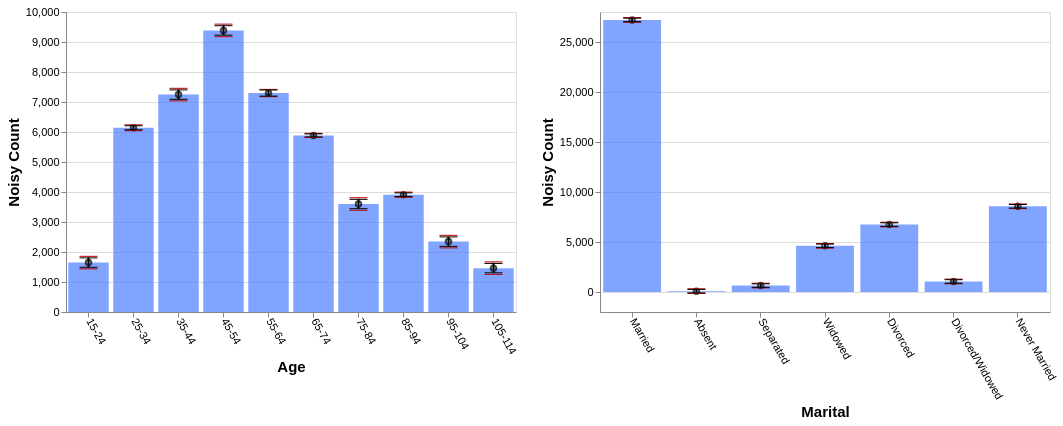

Vega-Lite specification for this chart:
### Vega-Lite specification from a JSON file in a GitHub repository (floating-point values rounded to 4 significant figures)
{"config": {"view": {"continuousWidth": 400, "continuousHeight": 300}, "axis": {"labelFontSize": 11, "titleFontSize": 15}, "axisBottom": {"labelAngle": 60}}, "hconcat": [{"layer": [{"mark": "bar", "encoding": {"color": {"value": "transparent"}, "tooltip": [{"aggregate": "sum", "field": "noisy_count", "title": "noisy count", "type": "quantitative"}, {"aggregate": "sum", "field": "noisy_count_prev", "title": "prev count", "type": "quantitative"}, {"aggregate": "sum", "field": "error", "title": "current error", "type": "quantitative"}, {"aggregate": "sum", "field": "error_prev", "title": "prev error", "type": "quantitative"}], "x": {"field": "age", "sort": null, "title": "Age", "type": "ordinal"}}, "height": 300, "selection": {"selector605": {"type": "interval", "encodings": ["x"]}}, "transform": [{"filter": {"selection": "selector606"}}], "width": 450}, {"mark": {"type": "bar", "color": "gray", "opacity": 0}, "encoding": {"x": {"field": "age", "sort": null, "title": "Age", "type": "ordinal"}, "y": {"aggregate": "sum", "field": "noisy_count_prev", "type": "quantitative"}}, "transform": [{"filter": {"selection": "selector606"}}]}, {"mark": {"type": "bar", "color": "#4C7FFF", "opacity": 0.7}, "encoding": {"x": {"field": "age", "sort": null, "title": "Age", "type": "ordinal"}, "y": {"aggregate": "sum", "field": "noisy_count", "type": "quantitative"}}, "transform": [{"filter": {"selection": "selector606"}}]}, {"mark": {"type": "point", "color": "black", "opacity": 0.7}, "encoding": {"x": {"field": "age", "sort": null, "title": "Age", "type": "ordinal"}, "y": {"aggregate": "sum", "field": "noisy_count", "title": "Noisy Count", "type": "quantitative"}}, "transform": [{"filter": {"selection": "selector606"}}]}, {"mark": {"type": "rule", "color": "#B6B6B6", "size": 2, "strokeDash": [3, 3]}, "encoding": {"x": {"field": "age", "sort": null, "title": "Age", "type": "ordinal"}, "y": {"aggregate": "sum", "field": "plus_error_prev_age", "title": "", "type": "quantitative"}, "y2": {"aggregate": "sum", "field": "minus_error_prev_age", "title": ""}}, "transform": [{"filter": {"selection": "selector606"}}]}, {"mark": {"type": "tick", "color": "#B90000", "size": 0, "strokeDash": [1, 1]}, "encoding": {"x": {"field": "age", "sort": null, "title": "Age", "type": "ordinal"}, "y": {"aggregate": "sum", "field": "plus_error_prev_age", "type": "quantitative"}}, "transform": [{"filter": {"selection": "selector606"}}]}, {"mark": {"type": "tick", "color": "#B90000", "size": 0, "strokeDash": [3, 1]}, "encoding": {"x": {"field": "age", "sort": null, "title": "Age", "type": "ordinal"}, "y": {"aggregate": "sum", "field": "minus_error_prev_age", "type": "quantitative"}}, "transform": [{"filter": {"selection": "selector606"}}]}, {"mark": {"type": "rule", "color": "black", "size": 2}, "encoding": {"x": {"field": "age", "sort": null, "title": "Age", "type": "ordinal"}, "y": {"aggregate": "sum", "field": "plus_error", "title": "", "type": "quantitative"}, "y2": {"aggregate": "sum", "field": "minus_error", "title": ""}}, "transform": [{"filter": {"selection": "selector606"}}]}, {"mark": {"type": "tick", "color": "black", "width": 0}, "encoding": {"x": {"field": "age", "sort": null, "title": "Age", "type": "ordinal"}, "y": {"aggregate": "sum", "field": "plus_error", "type": "quantitative"}}, "transform": [{"filter": {"selection": "selector606"}}]}, {"mark": {"type": "tick", "color": "black", "width": 0}, "encoding": {"x": {"field": "age", "sort": null, "title": "Age", "type": "ordinal"}, "y": {"aggregate": "sum", "field": "minus_error", "type": "quantitative"}}, "transform": [{"filter": {"selection": "selector606"}}]}]}, {"layer": [{"mark": "bar", "encoding": {"color": {"value": "transparent"}, "tooltip": [{"aggregate": "sum", "field": "noisy_count", "title": "noisy count", "type": "quantitative"}, {"aggregate": "sum", "field": "noisy_count_prev", "title": "prev count", "type": "quantitative"}, {"aggregate": "sum", "field": "error", "title": "current error", "type": "quantitative"}, {"aggregate": "sum", "field": "error_prev", "title": "prev error", "type": "quantitative"}], "x": {"field": "marital", "sort": null, "title": "Marital", "type": "ordinal"}}, "height": 300, "selection": {"selector606": {"type": "interval", "encodings": ["x"]}}, "transform": [{"filter": {"selection": "selector605"}}], "width": 450}, {"mark": {"type": "bar", "color": "gray", "opacity": 0}, "encoding": {"x": {"field": "marital", "sort": null, "title": "Marital", "type": "ordinal"}, "y": {"aggregate": "sum", "field": "noisy_count_prev", "type": "quantitative"}}, "transform": [{"filter": {"selection": "selector605"}}]}, {"mark": {"type": "bar", "color": "#4C7FFF", "opacity": 0.7}, "encoding": {"x": {"field": "marital", "sort": null, "title": "Marital", "type": "ordinal"}, "y": {"aggregate": "sum", "field": "noisy_count", "type": "quantitative"}}, "transform": [{"filter": {"selection": "selector605"}}]}, {"mark": {"type": "point", "color": "black", "opacity": 0.7}, "encoding": {"x": {"field": "marital", "sort": null, "title": "Marital", "type": "ordinal"}, "y": {"aggregate": "sum", "field": "noisy_count", "title": "Noisy Count", "type": "quantitative"}}, "transform": [{"filter": {"selection": "selector605"}}]}, {"mark": {"type": "rule", "color": "#B6B6B6", "size": 2, "strokeDash": [3, 3]}, "encoding": {"x": {"field": "marital", "sort": null, "title": "Marital", "type": "ordinal"}, "y": {"aggregate": "sum", "field": "plus_error_prev_marital", "title": "", "type": "quantitative"}, "y2": {"aggregate": "sum", "field": "minus_error_prev_marital", "title": ""}}, "transform": [{"filter": {"selection": "selector605"}}]}, {"mark": {"type": "tick", "color": "#B90000", "size": 0, "strokeDash": [1, 1]}, "encoding": {"x": {"field": "marital", "sort": null, "title": "Marital", "type": "ordinal"}, "y": {"aggregate": "sum", "field": "plus_error_prev_marital", "type": "quantitative"}}, "transform": [{"filter": {"selection": "selector605"}}]}, {"mark": {"type": "tick", "color": "#B90000", "size": 0, "strokeDash": [3, 1]}, "encoding": {"x": {"field": "marital", "sort": null, "title": "Marital", "type": "ordinal"}, "y": {"aggregate": "sum", "field": "minus_error_prev_marital", "type": "quantitative"}}, "transform": [{"filter": {"selection": "selector605"}}]}, {"mark": {"type": "rule", "color": "black", "size": 2}, "encoding": {"x": {"field": "marital", "sort": null, "title": "Marital", "type": "ordinal"}, "y": {"aggregate": "sum", "field": "plus_error", "title": "", "type": "quantitative"}, "y2": {"aggregate": "sum", "field": "minus_error", "title": ""}}, "transform": [{"filter": {"selection": "selector605"}}]}, {"mark": {"type": "tick", "color": "black", "width": 0}, "encoding": {"x": {"field": "marital", "sort": null, "title": "Marital", "type": "ordinal"}, "y": {"aggregate": "sum", "field": "plus_error", "type": "quantitative"}}, "transform": [{"filter": {"selection": "selector605"}}]}, {"mark": {"type": "tick", "color": "black", "width": 0}, "encoding": {"x": {"field": "marital", "sort": null, "title": "Marital", "type": "ordinal"}, "y": {"aggregate": "sum", "field": "minus_error", "type": "quantitative"}}, "transform": [{"filter": {"selection": "selector605"}}]}]}], "data": {"name": "data-dea9b4447379da434cdc43687cb38ff4"}, "$schema": "https://vega.github.io/schema/vega-lite/v4.17.0.json", "datasets": {"data-dea9b4447379da434cdc43687cb38ff4": [{"age": "15-24", "marital": "Married", "noisy_count": 334.3, "true_count": 295.0, "plus_error": 356.6, "minus_error": 311.9, "error": 22.4, "noisy_count_prev": 349.4, "true_count_prev": 295.0, "plus_error_prev": 379.2, "minus_error_prev": 319.6, "error_prev": 29.8, "plus_error_prev_age": 376.6, "minus_error_prev_age": 317.0, "plus_error_prev_marital": 378.0, "minus_error_prev_marital": 318.4}, {"age": "15-24", "marital": "Absent", "noisy_count": 21.3, "true_count": 13.0, "plus_error": 43.7, "minus_error": -1.0, "error": 22.4, "noisy_count_prev": 19.7, "true_count_prev": 13.0, "plus_error_prev": 49.5, "minus_error_prev": -10.2, "error_prev": 29.8, "plus_error_prev_age": 46.93, "minus_error_prev_age": -12.77, "plus_error_prev_marital": 48.78, "minus_error_prev_marital": -10.92}, {"age": "15-24", "marital": "Separated", "noisy_count": 2.3, "true_count": 18.0, "plus_error": 24.7, "minus_error": -20.1, "error": 22.4, "noisy_count_prev": -0.6, "true_count_prev": 18.0, "plus_error_prev": 29.2, "minus_error_prev": -30.4, "error_prev": 29.8, "plus_error_prev_age": 26.63, "minus_error_prev_age": -32.97, "plus_error_prev_marital": 30.78, "minus_error_prev_marital": -28.82}, {"age": "15-24", "marital": "Widowed", "noisy_count": -35.0, "true_count": 2.0, "plus_error": -12.7, "minus_error": -57.4, "error": 22.4, "noisy_count_prev": -26.2, "true_count_prev": 2.0, "plus_error_prev": 3.6, "minus_error_prev": -56.0, "error_prev": 29.8, "plus_error_prev_age": 1.029, "minus_error_prev_age": -58.57, "plus_error_prev_marital": 3.04, "minus_error_prev_marital": -56.56}, {"age": "15-24", "marital": "Divorced", "noisy_count": 138.4, "true_count": 22.0, "plus_error": 160.8, "minus_error": 116.1, "error": 22.4, "noisy_count_prev": 130.5, "true_count_prev": 22.0, "plus_error_prev": 160.3, "minus_error_prev": 100.7, "error_prev": 29.8, "plus_error_prev_age": 157.7, "minus_error_prev_age": 98.13, "plus_error_prev_marital": 160.3, "minus_error_prev_marital": 100.7}, {"age": "15-24", "marital": "Divorced/Widowed", "noisy_count": -5.9, "true_count": 16.0, "plus_error": 16.5, "minus_error": -28.2, "error": 22.4, "noisy_count_prev": 3.6, "true_count_prev": 16.0, "plus_error_prev": 33.4, "minus_error_prev": -26.2, "error_prev": 29.8, "plus_error_prev_age": 30.83, "minus_error_prev_age": -28.77, "plus_error_prev_marital": 28.79, "minus_error_prev_marital": -30.81}, {"age": "15-24", "marital": "Never Married", "noisy_count": 1192.0, "true_count": 1190.0, "plus_error": 1214.0, "minus_error": 1170.0, "error": 22.4, "noisy_count_prev": 1189.0, "true_count_prev": 1190.0, "plus_error_prev": 1219.0, "minus_error_prev": 1159.0, "error_prev": 29.8, "plus_error_prev_age": 1216.0, "minus_error_prev_age": 1157.0, "plus_error_prev_marital": 1214.0, "minus_error_prev_marital": 1154.0}, {"age": "25-34", "marital": "Married", "noisy_count": 2777.0, "true_count": 2764.0, "plus_error": 2787.0, "minus_error": 2767.0, "error": 9.7, "noisy_count_prev": 2785.0, "true_count_prev": 2764.0, "plus_error_prev": 2798.0, "minus_error_prev": 2771.0, "error_prev": 13.8, "plus_error_prev_age": 2799.0, "minus_error_prev_age": 2771.0, "plus_error_prev_marital": 2797.0, "minus_error_prev_marital": 2770.0}, {"age": "25-34", "marital": "Absent", "noisy_count": 8.8, "true_count": 33.0, "plus_error": 18.5, "minus_error": -0.9, "error": 9.7, "noisy_count_prev": 8.5, "true_count_prev": 33.0, "plus_error_prev": 22.3, "minus_error_prev": -5.3, "error_prev": 13.8, "plus_error_prev_age": 22.5, "minus_error_prev_age": -5.1, "plus_error_prev_marital": 21.58, "minus_error_prev_marital": -6.02}, {"age": "25-34", "marital": "Separated", "noisy_count": 55.5, "true_count": 77.0, "plus_error": 65.2, "minus_error": 45.8, "error": 9.7, "noisy_count_prev": 60.8, "true_count_prev": 77.0, "plus_error_prev": 74.6, "minus_error_prev": 47.0, "error_prev": 13.8, "plus_error_prev_age": 74.8, "minus_error_prev_age": 47.2, "plus_error_prev_marital": 76.18, "minus_error_prev_marital": 48.58}, {"age": "25-34", "marital": "Widowed", "noisy_count": 13.8, "true_count": 11.0, "plus_error": 23.5, "minus_error": 4.1, "error": 9.7, "noisy_count_prev": 5.3, "true_count_prev": 11.0, "plus_error_prev": 19.1, "minus_error_prev": -8.5, "error_prev": 13.8, "plus_error_prev_age": 19.3, "minus_error_prev_age": -8.3, "plus_error_prev_marital": 18.54, "minus_error_prev_marital": -9.06}, {"age": "25-34", "marital": "Divorced", "noisy_count": 354.9, "true_count": 372.0, "plus_error": 364.6, "minus_error": 345.2, "error": 9.7, "noisy_count_prev": 347.8, "true_count_prev": 372.0, "plus_error_prev": 361.6, "minus_error_prev": 334.0, "error_prev": 13.8, "plus_error_prev_age": 361.8, "minus_error_prev_age": 334.2, "plus_error_prev_marital": 361.6, "minus_error_prev_marital": 334.0}, {"age": "25-34", "marital": "Divorced/Widowed", "noisy_count": 221.0, "true_count": 189.0, "plus_error": 230.7, "minus_error": 211.3, "error": 9.7, "noisy_count_prev": 220.8, "true_count_prev": 189.0, "plus_error_prev": 234.6, "minus_error_prev": 207.0, "error_prev": 13.8, "plus_error_prev_age": 234.8, "minus_error_prev_age": 207.2, "plus_error_prev_marital": 230.0, "minus_error_prev_marital": 202.4}, {"age": "25-34", "marital": "Never Married", "noisy_count": 2710.0, "true_count": 2691.0, "plus_error": 2720.0, "minus_error": 2700.0, "error": 9.7, "noisy_count_prev": 2712.0, "true_count_prev": 2691.0, "plus_error_prev": 2726.0, "minus_error_prev": 2698.0, "error_prev": 13.8, "plus_error_prev_age": 2726.0, "minus_error_prev_age": 2698.0, "plus_error_prev_marital": 2721.0, "minus_error_prev_marital": 2693.0}, {"age": "35-44", "marital": "Married", "noisy_count": 4290.0, "true_count": 4273.0, "plus_error": 4313.0, "minus_error": 4268.0, "error": 22.4, "noisy_count_prev": 4296.0, "true_count_prev": 4273.0, "plus_error_prev": 4326.0, "minus_error_prev": 4266.0, "error_prev": 29.8, "plus_error_prev_age": 4322.0, "minus_error_prev_age": 4263.0, "plus_error_prev_marital": 4325.0, "minus_error_prev_marital": 4265.0}, {"age": "35-44", "marital": "Absent", "noisy_count": 113.2, "true_count": 31.0, "plus_error": 135.5, "minus_error": 90.8, "error": 22.4, "noisy_count_prev": 111.0, "true_count_prev": 31.0, "plus_error_prev": 140.9, "minus_error_prev": 81.2, "error_prev": 29.8, "plus_error_prev_age": 136.9, "minus_error_prev_age": 77.21, "plus_error_prev_marital": 140.2, "minus_error_prev_marital": 80.48}, {"age": "35-44", "marital": "Separated", "noisy_count": 136.2, "true_count": 96.0, "plus_error": 158.6, "minus_error": 113.9, "error": 22.4, "noisy_count_prev": 114.1, "true_count_prev": 96.0, "plus_error_prev": 143.9, "minus_error_prev": 84.3, "error_prev": 29.8, "plus_error_prev_age": 139.9, "minus_error_prev_age": 80.31, "plus_error_prev_marital": 145.5, "minus_error_prev_marital": 85.88}, {"age": "35-44", "marital": "Widowed", "noisy_count": -0.5, "true_count": 57.0, "plus_error": 21.8, "minus_error": -22.9, "error": 22.4, "noisy_count_prev": 15.3, "true_count_prev": 57.0, "plus_error_prev": 45.1, "minus_error_prev": -14.5, "error_prev": 29.8, "plus_error_prev_age": 41.11, "minus_error_prev_age": -18.49, "plus_error_prev_marital": 44.54, "minus_error_prev_marital": -15.06}, {"age": "35-44", "marital": "Divorced", "noisy_count": 903.8, "true_count": 905.0, "plus_error": 926.2, "minus_error": 881.5, "error": 22.4, "noisy_count_prev": 900.3, "true_count_prev": 905.0, "plus_error_prev": 930.1, "minus_error_prev": 870.5, "error_prev": 29.8, "plus_error_prev_age": 926.1, "minus_error_prev_age": 866.5, "plus_error_prev_marital": 930.1, "minus_error_prev_marital": 870.5}, {"age": "35-44", "marital": "Divorced/Widowed", "noisy_count": 237.3, "true_count": 286.0, "plus_error": 259.7, "minus_error": 214.9, "error": 22.4, "noisy_count_prev": 245.5, "true_count_prev": 286.0, "plus_error_prev": 275.3, "minus_error_prev": 215.6, "error_prev": 29.8, "plus_error_prev_age": 271.3, "minus_error_prev_age": 211.6, "plus_error_prev_marital": 270.7, "minus_error_prev_marital": 211.0}, {"age": "35-44", "marital": "Never Married", "noisy_count": 1567.0, "true_count": 1684.0, "plus_error": 1590.0, "minus_error": 1545.0, "error": 22.4, "noisy_count_prev": 1593.0, "true_count_prev": 1684.0, "plus_error_prev": 1623.0, "minus_error_prev": 1563.0, "error_prev": 29.8, "plus_error_prev_age": 1619.0, "minus_error_prev_age": 1559.0, "plus_error_prev_marital": 1618.0, "minus_error_prev_marital": 1558.0}, {"age": "45-54", "marital": "Married", "noisy_count": 5517.0, "true_count": 5589.0, "plus_error": 5539.0, "minus_error": 5495.0, "error": 22.4, "noisy_count_prev": 5520.0, "true_count_prev": 5589.0, "plus_error_prev": 5550.0, "minus_error_prev": 5490.0, "error_prev": 29.8, "plus_error_prev_age": 5551.0, "minus_error_prev_age": 5491.0, "plus_error_prev_marital": 5548.0, "minus_error_prev_marital": 5489.0}, {"age": "45-54", "marital": "Absent", "noisy_count": 78.9, "true_count": 27.0, "plus_error": 101.2, "minus_error": 56.5, "error": 22.4, "noisy_count_prev": 79.8, "true_count_prev": 27.0, "plus_error_prev": 109.7, "minus_error_prev": 50.0, "error_prev": 29.8, "plus_error_prev_age": 110.6, "minus_error_prev_age": 50.94, "plus_error_prev_marital": 109.0, "minus_error_prev_marital": 49.28}, {"age": "45-54", "marital": "Separated", "noisy_count": 199.2, "true_count": 156.0, "plus_error": 221.5, "minus_error": 176.8, "error": 22.4, "noisy_count_prev": 194.2, "true_count_prev": 156.0, "plus_error_prev": 224.0, "minus_error_prev": 164.4, "error_prev": 29.8, "plus_error_prev_age": 224.9, "minus_error_prev_age": 165.3, "plus_error_prev_marital": 225.6, "minus_error_prev_marital": 166.0}, {"age": "45-54", "marital": "Widowed", "noisy_count": 110.5, "true_count": 143.0, "plus_error": 132.9, "minus_error": 88.1, "error": 22.4, "noisy_count_prev": 116.9, "true_count_prev": 143.0, "plus_error_prev": 146.8, "minus_error_prev": 87.1, "error_prev": 29.8, "plus_error_prev_age": 147.7, "minus_error_prev_age": 88.04, "plus_error_prev_marital": 146.2, "minus_error_prev_marital": 86.54}, {"age": "45-54", "marital": "Divorced", "noisy_count": 1722.0, "true_count": 1715.0, "plus_error": 1744.0, "minus_error": 1700.0, "error": 22.4, "noisy_count_prev": 1701.0, "true_count_prev": 1715.0, "plus_error_prev": 1731.0, "minus_error_prev": 1671.0, "error_prev": 29.8, "plus_error_prev_age": 1732.0, "minus_error_prev_age": 1672.0, "plus_error_prev_marital": 1731.0, "minus_error_prev_marital": 1671.0}, {"age": "45-54", "marital": "Divorced/Widowed", "noisy_count": 308.7, "true_count": 379.0, "plus_error": 331.1, "minus_error": 286.3, "error": 22.4, "noisy_count_prev": 320.7, "true_count_prev": 379.0, "plus_error_prev": 350.5, "minus_error_prev": 290.9, "error_prev": 29.8, "plus_error_prev_age": 351.4, "minus_error_prev_age": 291.8, "plus_error_prev_marital": 345.9, "minus_error_prev_marital": 286.3}, {"age": "45-54", "marital": "Never Married", "noisy_count": 1450.0, "true_count": 1324.0, "plus_error": 1472.0, "minus_error": 1428.0, "error": 22.4, "noisy_count_prev": 1447.0, "true_count_prev": 1324.0, "plus_error_prev": 1477.0, "minus_error_prev": 1417.0, "error_prev": 29.8, "plus_error_prev_age": 1478.0, "minus_error_prev_age": 1418.0, "plus_error_prev_marital": 1472.0, "minus_error_prev_marital": 1412.0}, {"age": "55-64", "marital": "Married", "noisy_count": 4527.0, "true_count": 4513.0, "plus_error": 4541.0, "minus_error": 4512.0, "error": 14.6, "noisy_count_prev": 4526.0, "true_count_prev": 4513.0, "plus_error_prev": 4544.0, "minus_error_prev": 4509.0, "error_prev": 17.4, "plus_error_prev_age": 4544.0, "minus_error_prev_age": 4509.0, "plus_error_prev_marital": 4542.0, "minus_error_prev_marital": 4507.0}, {"age": "55-64", "marital": "Absent", "noisy_count": 52.6, "true_count": 10.0, "plus_error": 67.1, "minus_error": 38.0, "error": 14.6, "noisy_count_prev": 46.1, "true_count_prev": 10.0, "plus_error_prev": 63.5, "minus_error_prev": 28.7, "error_prev": 17.4, "plus_error_prev_age": 63.71, "minus_error_prev_age": 28.91, "plus_error_prev_marital": 62.78, "minus_error_prev_marital": 27.98}, {"age": "55-64", "marital": "Separated", "noisy_count": 64.2, "true_count": 106.0, "plus_error": 78.7, "minus_error": 49.6, "error": 14.6, "noisy_count_prev": 72.0, "true_count_prev": 106.0, "plus_error_prev": 89.4, "minus_error_prev": 54.6, "error_prev": 17.4, "plus_error_prev_age": 89.61, "minus_error_prev_age": 54.81, "plus_error_prev_marital": 90.98, "minus_error_prev_marital": 56.18}, {"age": "55-64", "marital": "Widowed", "noisy_count": 213.5, "true_count": 210.0, "plus_error": 228.0, "minus_error": 198.9, "error": 14.6, "noisy_count_prev": 211.2, "true_count_prev": 210.0, "plus_error_prev": 228.6, "minus_error_prev": 193.8, "error_prev": 17.4, "plus_error_prev_age": 228.8, "minus_error_prev_age": 194.0, "plus_error_prev_marital": 228.0, "minus_error_prev_marital": 193.2}, {"age": "55-64", "marital": "Divorced", "noisy_count": 1507.0, "true_count": 1509.0, "plus_error": 1522.0, "minus_error": 1493.0, "error": 14.6, "noisy_count_prev": 1508.0, "true_count_prev": 1509.0, "plus_error_prev": 1525.0, "minus_error_prev": 1490.0, "error_prev": 17.4, "plus_error_prev_age": 1525.0, "minus_error_prev_age": 1490.0, "plus_error_prev_marital": 1525.0, "minus_error_prev_marital": 1490.0}, {"age": "55-64", "marital": "Divorced/Widowed", "noisy_count": 212.5, "true_count": 241.0, "plus_error": 227.1, "minus_error": 197.9, "error": 14.6, "noisy_count_prev": 206.1, "true_count_prev": 241.0, "plus_error_prev": 223.6, "minus_error_prev": 188.7, "error_prev": 17.4, "plus_error_prev_age": 223.8, "minus_error_prev_age": 188.9, "plus_error_prev_marital": 219.0, "minus_error_prev_marital": 184.1}, {"age": "55-64", "marital": "Never Married", "noisy_count": 722.0, "true_count": 730.0, "plus_error": 736.6, "minus_error": 707.4, "error": 14.6, "noisy_count_prev": 728.2, "true_count_prev": 730.0, "plus_error_prev": 745.6, "minus_error_prev": 710.8, "error_prev": 17.4, "plus_error_prev_age": 745.8, "minus_error_prev_age": 711.0, "plus_error_prev_marital": 740.5, "minus_error_prev_marital": 705.7}, {"age": "65-74", "marital": "Married", "noisy_count": 3651.0, "true_count": 3666.0, "plus_error": 3659.0, "minus_error": 3644.0, "error": 7.3, "noisy_count_prev": 3652.0, "true_count_prev": 3666.0, "plus_error_prev": 3662.0, "minus_error_prev": 3643.0, "error_prev": 9.7, "plus_error_prev_age": 3663.0, "minus_error_prev_age": 3643.0, "plus_error_prev_marital": 3661.0, "minus_error_prev_marital": 3641.0}, {"age": "65-74", "marital": "Absent", "noisy_count": 24.4, "true_count": 1.0, "plus_error": 31.6, "minus_error": 17.1, "error": 7.3, "noisy_count_prev": 18.2, "true_count_prev": 1.0, "plus_error_prev": 27.9, "minus_error_prev": 8.5, "error_prev": 9.7, "plus_error_prev_age": 28.5, "minus_error_prev_age": 9.1, "plus_error_prev_marital": 27.18, "minus_error_prev_marital": 7.78}, {"age": "65-74", "marital": "Separated", "noisy_count": 73.2, "true_count": 84.0, "plus_error": 80.4, "minus_error": 65.9, "error": 7.3, "noisy_count_prev": 75.3, "true_count_prev": 84.0, "plus_error_prev": 85.0, "minus_error_prev": 65.7, "error_prev": 9.7, "plus_error_prev_age": 85.6, "minus_error_prev_age": 66.3, "plus_error_prev_marital": 86.58, "minus_error_prev_marital": 67.28}, {"age": "65-74", "marital": "Widowed", "noisy_count": 421.8, "true_count": 406.0, "plus_error": 429.1, "minus_error": 414.6, "error": 7.3, "noisy_count_prev": 418.1, "true_count_prev": 406.0, "plus_error_prev": 427.8, "minus_error_prev": 408.4, "error_prev": 9.7, "plus_error_prev_age": 428.4, "minus_error_prev_age": 409.0, "plus_error_prev_marital": 427.2, "minus_error_prev_marital": 407.8}, {"age": "65-74", "marital": "Divorced", "noisy_count": 1173.0, "true_count": 1161.0, "plus_error": 1180.0, "minus_error": 1166.0, "error": 7.3, "noisy_count_prev": 1171.0, "true_count_prev": 1161.0, "plus_error_prev": 1181.0, "minus_error_prev": 1161.0, "error_prev": 9.7, "plus_error_prev_age": 1181.0, "minus_error_prev_age": 1162.0, "plus_error_prev_marital": 1181.0, "minus_error_prev_marital": 1161.0}, {"age": "65-74", "marital": "Divorced/Widowed", "noisy_count": 132.5, "true_count": 150.0, "plus_error": 139.8, "minus_error": 125.3, "error": 7.3, "noisy_count_prev": 135.0, "true_count_prev": 150.0, "plus_error_prev": 144.7, "minus_error_prev": 125.3, "error_prev": 9.7, "plus_error_prev_age": 145.3, "minus_error_prev_age": 125.9, "plus_error_prev_marital": 140.1, "minus_error_prev_marital": 120.7}, {"age": "65-74", "marital": "Never Married", "noisy_count": 410.4, "true_count": 399.0, "plus_error": 417.7, "minus_error": 403.2, "error": 7.3, "noisy_count_prev": 412.8, "true_count_prev": 399.0, "plus_error_prev": 422.5, "minus_error_prev": 403.1, "error_prev": 9.7, "plus_error_prev_age": 423.1, "minus_error_prev_age": 403.7, "plus_error_prev_marital": 417.4, "minus_error_prev_marital": 398.0}, {"age": "75-84", "marital": "Married", "noisy_count": 2380.0, "true_count": 2360.0, "plus_error": 2402.0, "minus_error": 2357.0, "error": 22.4, "noisy_count_prev": 2373.0, "true_count_prev": 2360.0, "plus_error_prev": 2403.0, "minus_error_prev": 2343.0, "error_prev": 29.8, "plus_error_prev_age": 2399.0, "minus_error_prev_age": 2339.0, "plus_error_prev_marital": 2402.0, "minus_error_prev_marital": 2342.0}, {"age": "75-84", "marital": "Absent", "noisy_count": -47.7, "true_count": 2.0, "plus_error": -25.3, "minus_error": -70.0, "error": 22.4, "noisy_count_prev": -51.2, "true_count_prev": 2.0, "plus_error_prev": -21.4, "minus_error_prev": -81.0, "error_prev": 29.8, "plus_error_prev_age": -25.3, "minus_error_prev_age": -84.9, "plus_error_prev_marital": -22.12, "minus_error_prev_marital": -81.72}, {"age": "75-84", "marital": "Separated", "noisy_count": -9.3, "true_count": 56.0, "plus_error": 13.1, "minus_error": -31.6, "error": 22.4, "noisy_count_prev": 4.5, "true_count_prev": 56.0, "plus_error_prev": 34.3, "minus_error_prev": -25.3, "error_prev": 29.8, "plus_error_prev_age": 30.4, "minus_error_prev_age": -29.2, "plus_error_prev_marital": 35.88, "minus_error_prev_marital": -23.72}, {"age": "75-84", "marital": "Widowed", "noisy_count": 612.9, "true_count": 638.0, "plus_error": 635.3, "minus_error": 590.6, "error": 22.4, "noisy_count_prev": 604.7, "true_count_prev": 638.0, "plus_error_prev": 634.5, "minus_error_prev": 574.9, "error_prev": 29.8, "plus_error_prev_age": 630.6, "minus_error_prev_age": 571.0, "plus_error_prev_marital": 633.9, "minus_error_prev_marital": 574.3}, {"age": "75-84", "marital": "Divorced", "noisy_count": 427.9, "true_count": 592.0, "plus_error": 450.3, "minus_error": 405.5, "error": 22.4, "noisy_count_prev": 451.0, "true_count_prev": 592.0, "plus_error_prev": 480.8, "minus_error_prev": 421.1, "error_prev": 29.8, "plus_error_prev_age": 476.9, "minus_error_prev_age": 417.2, "plus_error_prev_marital": 480.8, "minus_error_prev_marital": 421.1}, {"age": "75-84", "marital": "Divorced/Widowed", "noisy_count": 60.6, "true_count": 72.0, "plus_error": 83.0, "minus_error": 38.2, "error": 22.4, "noisy_count_prev": 69.4, "true_count_prev": 72.0, "plus_error_prev": 99.2, "minus_error_prev": 39.6, "error_prev": 29.8, "plus_error_prev_age": 95.3, "minus_error_prev_age": 35.7, "plus_error_prev_marital": 94.59, "minus_error_prev_marital": 34.99}, {"age": "75-84", "marital": "Never Married", "noisy_count": 175.1, "true_count": 189.0, "plus_error": 197.5, "minus_error": 152.8, "error": 22.4, "noisy_count_prev": 174.9, "true_count_prev": 189.0, "plus_error_prev": 204.7, "minus_error_prev": 145.1, "error_prev": 29.8, "plus_error_prev_age": 200.8, "minus_error_prev_age": 141.2, "plus_error_prev_marital": 199.6, "minus_error_prev_marital": 140.0}, {"age": "85-94", "marital": "Married", "noisy_count": 2138.0, "true_count": 2152.0, "plus_error": 2146.0, "minus_error": 2129.0, "error": 8.6, "noisy_count_prev": 2140.0, "true_count_prev": 2152.0, "plus_error_prev": 2152.0, "minus_error_prev": 2128.0, "error_prev": 12.3, "plus_error_prev_age": 2151.0, "minus_error_prev_age": 2126.0, "plus_error_prev_marital": 2151.0, "minus_error_prev_marital": 2126.0}, {"age": "85-94", "marital": "Absent", "noisy_count": -9.0, "true_count": 0.0, "plus_error": -0.4, "minus_error": -17.5, "error": 8.6, "noisy_count_prev": -11.3, "true_count_prev": 0.0, "plus_error_prev": 1.0, "minus_error_prev": -23.6, "error_prev": 12.3, "plus_error_prev_age": -0.6714, "minus_error_prev_age": -25.27, "plus_error_prev_marital": 0.28, "minus_error_prev_marital": -24.32}, {"age": "85-94", "marital": "Separated", "noisy_count": 61.7, "true_count": 52.0, "plus_error": 70.3, "minus_error": 53.1, "error": 8.6, "noisy_count_prev": 59.6, "true_count_prev": 52.0, "plus_error_prev": 71.9, "minus_error_prev": 47.4, "error_prev": 12.3, "plus_error_prev_age": 70.23, "minus_error_prev_age": 45.73, "plus_error_prev_marital": 73.48, "minus_error_prev_marital": 48.98}, {"age": "85-94", "marital": "Widowed", "noisy_count": 1229.0, "true_count": 1211.0, "plus_error": 1238.0, "minus_error": 1221.0, "error": 8.6, "noisy_count_prev": 1237.0, "true_count_prev": 1211.0, "plus_error_prev": 1249.0, "minus_error_prev": 1225.0, "error_prev": 12.3, "plus_error_prev_age": 1248.0, "minus_error_prev_age": 1223.0, "plus_error_prev_marital": 1249.0, "minus_error_prev_marital": 1224.0}, {"age": "85-94", "marital": "Divorced", "noisy_count": 394.3, "true_count": 390.0, "plus_error": 402.9, "minus_error": 385.7, "error": 8.6, "noisy_count_prev": 396.4, "true_count_prev": 390.0, "plus_error_prev": 408.7, "minus_error_prev": 384.1, "error_prev": 12.3, "plus_error_prev_age": 407.0, "minus_error_prev_age": 382.4, "plus_error_prev_marital": 408.7, "minus_error_prev_marital": 384.1}, {"age": "85-94", "marital": "Divorced/Widowed", "noisy_count": -81.1, "true_count": 50.0, "plus_error": -72.5, "minus_error": -89.6, "error": 8.6, "noisy_count_prev": -77.1, "true_count_prev": 50.0, "plus_error_prev": -64.8, "minus_error_prev": -89.4, "error_prev": 12.3, "plus_error_prev_age": -66.47, "minus_error_prev_age": -91.07, "plus_error_prev_marital": -69.41, "minus_error_prev_marital": -94.01}, {"age": "85-94", "marital": "Never Married", "noisy_count": 177.2, "true_count": 182.0, "plus_error": 185.8, "minus_error": 168.6, "error": 8.6, "noisy_count_prev": 177.1, "true_count_prev": 182.0, "plus_error_prev": 189.4, "minus_error_prev": 164.8, "error_prev": 12.3, "plus_error_prev_age": 187.7, "minus_error_prev_age": 163.1, "plus_error_prev_marital": 184.3, "minus_error_prev_marital": 159.7}, {"age": "95-104", "marital": "Married", "noisy_count": 1092.0, "true_count": 1055.0, "plus_error": 1115.0, "minus_error": 1070.0, "error": 22.4, "noisy_count_prev": 1080.0, "true_count_prev": 1055.0, "plus_error_prev": 1109.0, "minus_error_prev": 1050.0, "error_prev": 29.8, "plus_error_prev_age": 1106.0, "minus_error_prev_age": 1046.0, "plus_error_prev_marital": 1108.0, "minus_error_prev_marital": 1049.0}, {"age": "95-104", "marital": "Absent", "noisy_count": -134.6, "true_count": 0.0, "plus_error": -112.3, "minus_error": -157.0, "error": 22.4, "noisy_count_prev": -111.4, "true_count_prev": 0.0, "plus_error_prev": -81.6, "minus_error_prev": -141.2, "error_prev": 29.8, "plus_error_prev_age": -85.47, "minus_error_prev_age": -145.1, "plus_error_prev_marital": -82.32, "minus_error_prev_marital": -141.9}, {"age": "95-104", "marital": "Separated", "noisy_count": 34.6, "true_count": 41.0, "plus_error": 57.0, "minus_error": 12.3, "error": 22.4, "noisy_count_prev": 22.5, "true_count_prev": 41.0, "plus_error_prev": 52.3, "minus_error_prev": -7.3, "error_prev": 29.8, "plus_error_prev_age": 48.43, "minus_error_prev_age": -11.17, "plus_error_prev_marital": 53.88, "minus_error_prev_marital": -5.72}, {"age": "95-104", "marital": "Widowed", "noisy_count": 1151.0, "true_count": 1174.0, "plus_error": 1173.0, "minus_error": 1128.0, "error": 22.4, "noisy_count_prev": 1148.0, "true_count_prev": 1174.0, "plus_error_prev": 1178.0, "minus_error_prev": 1118.0, "error_prev": 29.8, "plus_error_prev_age": 1174.0, "minus_error_prev_age": 1115.0, "plus_error_prev_marital": 1178.0, "minus_error_prev_marital": 1118.0}, {"age": "95-104", "marital": "Divorced", "noisy_count": 103.6, "true_count": 140.0, "plus_error": 126.0, "minus_error": 81.3, "error": 22.4, "noisy_count_prev": 117.6, "true_count_prev": 140.0, "plus_error_prev": 147.4, "minus_error_prev": 87.8, "error_prev": 29.8, "plus_error_prev_age": 143.5, "minus_error_prev_age": 83.93, "plus_error_prev_marital": 147.4, "minus_error_prev_marital": 87.81}, {"age": "95-104", "marital": "Divorced/Widowed", "noisy_count": -0.6, "true_count": 16.0, "plus_error": 21.7, "minus_error": -23.0, "error": 22.4, "noisy_count_prev": -5.3, "true_count_prev": 16.0, "plus_error_prev": 24.5, "minus_error_prev": -35.2, "error_prev": 29.8, "plus_error_prev_age": 20.63, "minus_error_prev_age": -39.07, "plus_error_prev_marital": 19.89, "minus_error_prev_marital": -39.81}, {"age": "95-104", "marital": "Never Married", "noisy_count": 100.3, "true_count": 119.0, "plus_error": 122.7, "minus_error": 77.9, "error": 22.4, "noisy_count_prev": 122.0, "true_count_prev": 119.0, "plus_error_prev": 151.8, "minus_error_prev": 92.2, "error_prev": 29.8, "plus_error_prev_age": 147.9, "minus_error_prev_age": 88.33, "plus_error_prev_marital": 146.7, "minus_error_prev_marital": 87.11}, {"age": "105-114", "marital": "Married", "noisy_count": 501.5, "true_count": 398.0, "plus_error": 523.9, "minus_error": 479.1, "error": 22.4, "noisy_count_prev": 498.9, "true_count_prev": 398.0, "plus_error_prev": 528.8, "minus_error_prev": 469.1, "error_prev": 29.8, "plus_error_prev_age": 527.7, "minus_error_prev_age": 468.0, "plus_error_prev_marital": 527.6, "minus_error_prev_marital": 467.9}, {"age": "105-114", "marital": "Absent", "noisy_count": -21.8, "true_count": 0.0, "plus_error": 0.6, "minus_error": -44.1, "error": 22.4, "noisy_count_prev": -16.1, "true_count_prev": 0.0, "plus_error_prev": 13.7, "minus_error_prev": -45.9, "error_prev": 29.8, "plus_error_prev_age": 12.57, "minus_error_prev_age": -47.03, "plus_error_prev_marital": 12.98, "minus_error_prev_marital": -46.62}, {"age": "105-114", "marital": "Separated", "noisy_count": 26.9, "true_count": 25.0, "plus_error": 49.3, "minus_error": 4.6, "error": 22.4, "noisy_count_prev": 26.3, "true_count_prev": 25.0, "plus_error_prev": 56.2, "minus_error_prev": -3.5, "error_prev": 29.8, "plus_error_prev_age": 55.07, "minus_error_prev_age": -4.629, "plus_error_prev_marital": 57.78, "minus_error_prev_marital": -1.92}, {"age": "105-114", "marital": "Widowed", "noisy_count": 902.2, "true_count": 881.0, "plus_error": 924.6, "minus_error": 879.9, "error": 22.4, "noisy_count_prev": 894.0, "true_count_prev": 881.0, "plus_error_prev": 923.9, "minus_error_prev": 864.2, "error_prev": 29.8, "plus_error_prev_age": 922.8, "minus_error_prev_age": 863.1, "plus_error_prev_marital": 923.3, "minus_error_prev_marital": 863.6}, {"age": "105-114", "marital": "Divorced", "noisy_count": 17.6, "true_count": 44.0, "plus_error": 39.9, "minus_error": -4.8, "error": 22.4, "noisy_count_prev": 19.5, "true_count_prev": 44.0, "plus_error_prev": 49.3, "minus_error_prev": -10.3, "error_prev": 29.8, "plus_error_prev_age": 48.17, "minus_error_prev_age": -11.43, "plus_error_prev_marital": 49.31, "minus_error_prev_marital": -10.29}, {"age": "105-114", "marital": "Divorced/Widowed", "noisy_count": -30.6, "true_count": 4.0, "plus_error": -8.2, "minus_error": -52.9, "error": 22.4, "noisy_count_prev": -18.2, "true_count_prev": 4.0, "plus_error_prev": 11.6, "minus_error_prev": -48.0, "error_prev": 29.8, "plus_error_prev_age": 10.47, "minus_error_prev_age": -49.13, "plus_error_prev_marital": 6.99, "minus_error_prev_marital": -52.61}, {"age": "105-114", "marital": "Never Married", "noisy_count": 66.6, "true_count": 49.0, "plus_error": 89.0, "minus_error": 44.3, "error": 22.4, "noisy_count_prev": 65.9, "true_count_prev": 49.0, "plus_error_prev": 95.7, "minus_error_prev": 36.1, "error_prev": 29.8, "plus_error_prev_age": 94.57, "minus_error_prev_age": 34.97, "plus_error_prev_marital": 90.61, "minus_error_prev_marital": 31.01}]}}
